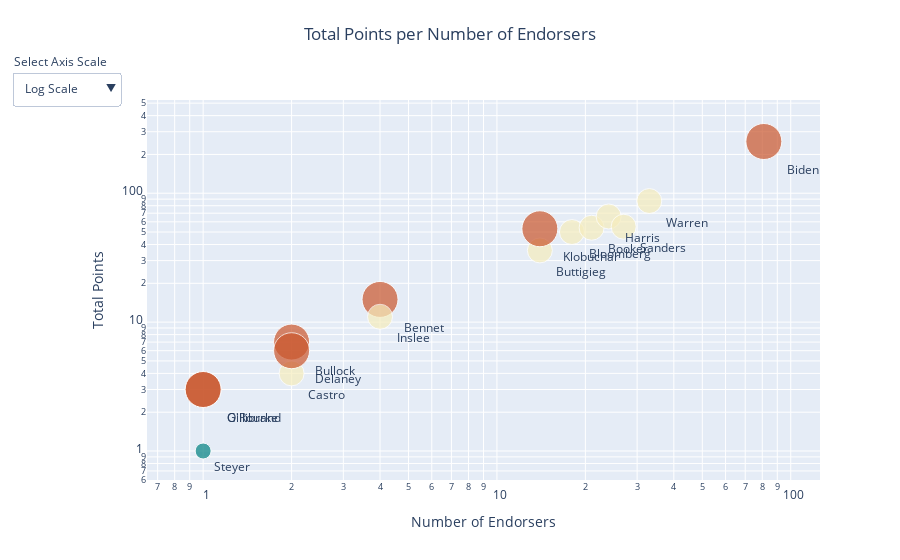

Here is the notebook cell this chart was saved with:
### Markdown cell above
### Endorsee Analysis:
#### To further understand the trends between endorsee and the number of points that are associated, the following scoring rubric was used for the data:

- 10 Points
 - Former presidents and vice presidents
 - Current national party leaders
- 8 points
 - Governors
- 6 Points
 - U.S. Senators
- 5 Points
 - Former presidential and vice-presidential nominees
 - Former national party leaders
 - 2020 presidential candidates who have dropped out
- 3 Points
 - U.S. Representatives
 - Mayors of Large Cities
- 2 Points
 - Officials in statewide elected offices
 - State legislative leaders
- 1 Point
 - Other Democratic National Committee members
 
#### The visualization below can help us determine where each candidate stands in terms of overall points (based on the scale above) and number of endorsements overall.

### Code cell
fig = go.Figure()

fig.add_trace( 
        go.Scatter(
            x=end_df['n_endorsements'], 
            y=end_df['tot_points'],
            mode='markers+text',
            marker=dict(
                size=(end_df['points_endorser_ratio']+3)**2,
                color=end_df["points_endorser_ratio"],
                colorscale='geyser',
                opacity = 0.7),
            text=end_df['endorsee'],
            textposition='bottom right'
    ))

fig.update_layout(
        xaxis_type="log",
        yaxis_type="log",
        title={'text': 'Total Points per Number of Endorsers',
               'y':0.95, 'x':0.5,
               'xanchor': 'center', 'yanchor': 'top'},
        showlegend=False,
        xaxis_title_text='Number of Endorsers',
        yaxis_title_text='Total Points',
        updatemenus = list([
            dict(active=0,
                 buttons=list([
                    dict(label='Log Scale',
                         method='update',
                         args=[{'visible': True},
                               {'title': 'Log scale',
                                'xaxis': {'type': 'log'},
                                'yaxis': {'type': 'log'}}]),
                    dict(label='Log X',
                         method='update',
                         args=[{'visible': True},
                               {'title': 'Linear scale',
                                'xaxis': {'type': 'log'},
                                'yaxis': {'type': 'linear'}}]),
                    dict(label='Log Y',
                        method='update',
                       args=[{'visible': True},
                              {'title': 'Linear scale',
                               'xaxis': {'type': 'linear'},
                               'yaxis': {'type': 'log'}}]),
                    dict(label='Linear Scale',
                        method='update',
                       args=[{'visible': True},
                              {'title': 'Linear scale',
                               'xaxis': {'type': 'linear'},
                               'yaxis': {'type': 'linear'}}]),
                            ]),
                direction="down",
                pad={"r": 10, "t": 10},
                showactive=True,
                x=-0.2,
                xanchor="left",
                y=1.1,
                yanchor="top"
                )]),
        annotations=[
            go.layout.Annotation(text="Select Axis Scale", 
                                 x=-0.2, xref="paper", 
                                 y=1.13, yref="paper",
                                 align="left", showarrow=False),
        ])

fig.show()

### Figure 1 — Plotly figure (JSON) as saved in the notebook; plotly's stock layout.template omitted (floating-point values rounded to 4 significant figures)
{"data": [{"marker": {"color": [3, 3, 2, 2, 3, 2, 2, 3, 3, 2, 2, 3, 3, 2, 1, 2], "colorscale": [[0, "rgb(0, 128, 128)"], [0.1667, "rgb(112, 164, 148)"], [0.3333, "rgb(180, 200, 168)"], [0.5, "rgb(246, 237, 189)"], [0.6667, "rgb(237, 187, 138)"], [0.8333, "rgb(222, 138, 90)"], [1, "rgb(202, 86, 44)"]], "opacity": 0.7, "size": [36, 36, 25, 25, 36, 25, 25, 36, 36, 25, 25, 36, 36, 25, 16, 25]}, "mode": "markers+text", "text": ["Bennet", "Biden", "Bloomberg", "Booker", "Bullock", "Buttigieg", "Castro", "Delaney", "Gillibrand", "Harris", "Inslee", "Klobuchar", "O'Rourke", "Sanders", "Steyer", "Warren"], "textposition": "bottom right", "type": "scatter", "x": [4, 81, 18, 21, 2, 14, 2, 2, 1, 24, 4, 14, 1, 27, 1, 33], "y": [15, 252, 50, 54, 7, 36, 4, 6, 3, 66, 11, 53, 3, 55, 1, 87]}], "layout": {"annotations": [{"align": "left", "showarrow": false, "text": "Select Axis Scale", "x": -0.2, "xref": "paper", "y": 1.13, "yref": "paper"}], "showlegend": false, "title": {"text": "Total Points per Number of Endorsers", "x": 0.5, "xanchor": "center", "y": 0.95, "yanchor": "top"}, "updatemenus": [{"active": 0, "buttons": [{"args": [{"visible": true}, {"title": "Log scale", "xaxis": {"type": "log"}, "yaxis": {"type": "log"}}], "label": "Log Scale", "method": "update"}, {"args": [{"visible": true}, {"title": "Linear scale", "xaxis": {"type": "log"}, "yaxis": {"type": "linear"}}], "label": "Log X", "method": "update"}, {"args": [{"visible": true}, {"title": "Linear scale", "xaxis": {"type": "linear"}, "yaxis": {"type": "log"}}], "label": "Log Y", "method": "update"}, {"args": [{"visible": true}, {"title": "Linear scale", "xaxis": {"type": "linear"}, "yaxis": {"type": "linear"}}], "label": "Linear Scale", "method": "update"}], "direction": "down", "pad": {"r": 10, "t": 10}, "showactive": true, "x": -0.2, "xanchor": "left", "y": 1.1, "yanchor": "top"}], "xaxis": {"title": {"text": "Number of Endorsers"}, "type": "log"}, "yaxis": {"title": {"text": "Total Points"}, "type": "log"}}}
